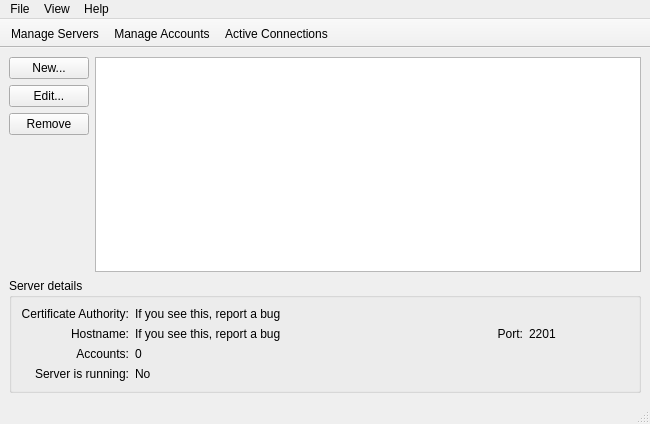
<?xml version="1.0" encoding="UTF-8"?>
<ui version="4.0">
 <class>mainWindow</class>
 <widget class="QMainWindow" name="mainWindow">
  <property name="geometry">
   <rect>
    <x>0</x>
    <y>0</y>
    <width>650</width>
    <height>424</height>
   </rect>
  </property>
  <property name="minimumSize">
   <size>
    <width>650</width>
    <height>0</height>
   </size>
  </property>
  <property name="windowTitle">
   <string>fwbackups Server Administrator</string>
  </property>
  <widget class="QWidget" name="centralwidget">
   <layout class="QVBoxLayout" name="verticalLayout">
    <property name="margin">
     <number>0</number>
    </property>
    <item>
     <widget class="QStackedWidget" name="mainStackedWidget">
      <property name="currentIndex">
       <number>0</number>
      </property>
      <widget class="QWidget" name="serverPage">
       <layout class="QGridLayout" name="gridLayout_2">
        <item row="0" column="0">
         <layout class="QVBoxLayout" name="verticalLayout_3">
          <item>
           <widget class="QPushButton" name="serverNewButton">
            <property name="styleSheet">
             <string notr="true"/>
            </property>
            <property name="text">
             <string>New...</string>
            </property>
           </widget>
          </item>
          <item>
           <widget class="QPushButton" name="serverEditButton">
            <property name="text">
             <string>Edit...</string>
            </property>
           </widget>
          </item>
          <item>
           <widget class="QPushButton" name="serverRemoveButton">
            <property name="text">
             <string>Remove</string>
            </property>
           </widget>
          </item>
          <item>
           <spacer name="verticalSpacer">
            <property name="orientation">
             <enum>Qt::Vertical</enum>
            </property>
            <property name="sizeHint" stdset="0">
             <size>
              <width>20</width>
              <height>5</height>
             </size>
            </property>
           </spacer>
          </item>
         </layout>
        </item>
        <item row="0" column="1">
         <widget class="QListView" name="serversListView"/>
        </item>
        <item row="1" column="0" colspan="2">
         <widget class="QGroupBox" name="groupBox">
          <property name="title">
           <string>Server details</string>
          </property>
          <layout class="QVBoxLayout" name="verticalLayout_2">
           <item>
            <layout class="QGridLayout" name="gridLayout">
             <item row="1" column="0">
              <widget class="QLabel" name="label_4">
               <property name="text">
                <string>Hostname:</string>
               </property>
               <property name="alignment">
                <set>Qt::AlignRight|Qt::AlignTrailing|Qt::AlignVCenter</set>
               </property>
              </widget>
             </item>
             <item row="3" column="0">
              <widget class="QLabel" name="label_7">
               <property name="text">
                <string>Server is running:</string>
               </property>
               <property name="alignment">
                <set>Qt::AlignRight|Qt::AlignTrailing|Qt::AlignVCenter</set>
               </property>
              </widget>
             </item>
             <item row="2" column="0">
              <widget class="QLabel" name="label_3">
               <property name="text">
                <string>Accounts:</string>
               </property>
               <property name="alignment">
                <set>Qt::AlignRight|Qt::AlignTrailing|Qt::AlignVCenter</set>
               </property>
              </widget>
             </item>
             <item row="1" column="1">
              <widget class="QLabel" name="detailsHostnameLabel">
               <property name="text">
                <string>If you see this, report a bug</string>
               </property>
              </widget>
             </item>
             <item row="2" column="1" colspan="3">
              <widget class="QLabel" name="detailsAccountsLabel">
               <property name="text">
                <string>0</string>
               </property>
              </widget>
             </item>
             <item row="3" column="1" colspan="3">
              <widget class="QLabel" name="detailsRunningLabel">
               <property name="text">
                <string>No</string>
               </property>
              </widget>
             </item>
             <item row="0" column="0">
              <widget class="QLabel" name="label_2">
               <property name="sizePolicy">
                <sizepolicy hsizetype="Maximum" vsizetype="Preferred">
                 <horstretch>0</horstretch>
                 <verstretch>0</verstretch>
                </sizepolicy>
               </property>
               <property name="text">
                <string>Certificate Authority:</string>
               </property>
               <property name="alignment">
                <set>Qt::AlignRight|Qt::AlignTrailing|Qt::AlignVCenter</set>
               </property>
              </widget>
             </item>
             <item row="0" column="1" colspan="3">
              <widget class="QLabel" name="detailsCAlabel">
               <property name="text">
                <string>If you see this, report a bug</string>
               </property>
              </widget>
             </item>
             <item row="1" column="2">
              <widget class="QLabel" name="label_5">
               <property name="text">
                <string>Port:</string>
               </property>
               <property name="alignment">
                <set>Qt::AlignRight|Qt::AlignTrailing|Qt::AlignVCenter</set>
               </property>
              </widget>
             </item>
             <item row="1" column="3">
              <widget class="QLabel" name="detailsPortLabel">
               <property name="sizePolicy">
                <sizepolicy hsizetype="Maximum" vsizetype="Preferred">
                 <horstretch>0</horstretch>
                 <verstretch>0</verstretch>
                </sizepolicy>
               </property>
               <property name="minimumSize">
                <size>
                 <width>100</width>
                 <height>0</height>
                </size>
               </property>
               <property name="text">
                <string>2201</string>
               </property>
              </widget>
             </item>
            </layout>
           </item>
          </layout>
         </widget>
        </item>
       </layout>
      </widget>
      <widget class="QWidget" name="accountsPage">
       <layout class="QGridLayout" name="gridLayout_4">
        <item row="0" column="0">
         <widget class="QLabel" name="label_10">
          <property name="sizePolicy">
           <sizepolicy hsizetype="Maximum" vsizetype="Preferred">
            <horstretch>0</horstretch>
            <verstretch>0</verstretch>
           </sizepolicy>
          </property>
          <property name="text">
           <string>Server hostname:</string>
          </property>
         </widget>
        </item>
        <item row="1" column="0" colspan="2">
         <layout class="QGridLayout" name="gridLayout_3">
          <property name="leftMargin">
           <number>12</number>
          </property>
          <item row="0" column="0">
           <layout class="QVBoxLayout" name="verticalLayout_4">
            <item>
             <widget class="QPushButton" name="accountAddButton">
              <property name="text">
               <string>Add account...</string>
              </property>
             </widget>
            </item>
            <item>
             <widget class="QPushButton" name="accountEditButton">
              <property name="text">
               <string>Edit account...</string>
              </property>
             </widget>
            </item>
            <item>
             <widget class="QPushButton" name="accountDeleteButton">
              <property name="text">
               <string>Delete account</string>
              </property>
             </widget>
            </item>
            <item>
             <spacer name="verticalSpacer_2">
              <property name="orientation">
               <enum>Qt::Vertical</enum>
              </property>
              <property name="sizeHint" stdset="0">
               <size>
                <width>5</width>
                <height>5</height>
               </size>
              </property>
             </spacer>
            </item>
           </layout>
          </item>
          <item row="0" column="1">
           <widget class="QListView" name="accountsListView"/>
          </item>
         </layout>
        </item>
        <item row="0" column="1">
         <widget class="QComboBox" name="accountServerCombo"/>
        </item>
       </layout>
      </widget>
      <widget class="QWidget" name="activeConnectionsPage">
       <layout class="QVBoxLayout" name="verticalLayout_5">
        <item>
         <widget class="QLabel" name="label_12">
          <property name="text">
           <string>Active connections listed by server:</string>
          </property>
         </widget>
        </item>
        <item>
         <widget class="QTreeView" name="activeConnectionsTreeView"/>
        </item>
       </layout>
      </widget>
     </widget>
    </item>
   </layout>
  </widget>
  <widget class="QMenuBar" name="menubar">
   <property name="geometry">
    <rect>
     <x>0</x>
     <y>0</y>
     <width>650</width>
     <height>22</height>
    </rect>
   </property>
   <widget class="QMenu" name="menuFile">
    <property name="title">
     <string>File</string>
    </property>
    <addaction name="actionQuit"/>
   </widget>
   <widget class="QMenu" name="menuHelp">
    <property name="title">
     <string>Help</string>
    </property>
    <addaction name="actionAbout"/>
    <addaction name="actionHelp"/>
    <addaction name="separator"/>
    <addaction name="actionCheck_for_Updates"/>
   </widget>
   <widget class="QMenu" name="menuView">
    <property name="title">
     <string>View</string>
    </property>
    <addaction name="actionManage_Servers_2"/>
    <addaction name="actionManage_Accounts_2"/>
    <addaction name="actionActive_Connections_2"/>
   </widget>
   <addaction name="menuFile"/>
   <addaction name="menuView"/>
   <addaction name="menuHelp"/>
  </widget>
  <widget class="QStatusBar" name="statusbar"/>
  <widget class="QToolBar" name="toolBar">
   <property name="windowTitle">
    <string>Server Administration - fwbackups</string>
   </property>
   <property name="movable">
    <bool>false</bool>
   </property>
   <property name="iconSize">
    <size>
     <width>24</width>
     <height>24</height>
    </size>
   </property>
   <property name="toolButtonStyle">
    <enum>Qt::ToolButtonTextUnderIcon</enum>
   </property>
   <attribute name="toolBarArea">
    <enum>TopToolBarArea</enum>
   </attribute>
   <attribute name="toolBarBreak">
    <bool>false</bool>
   </attribute>
   <addaction name="actionManage_Servers"/>
   <addaction name="actionManage_Accounts"/>
   <addaction name="actionActive_Connections"/>
  </widget>
  <action name="actionAbout">
   <property name="text">
    <string>About</string>
   </property>
  </action>
  <action name="actionHelp">
   <property name="text">
    <string>Help</string>
   </property>
  </action>
  <action name="actionCheck_for_Updates">
   <property name="text">
    <string>Check for Updates</string>
   </property>
  </action>
  <action name="actionQuit">
   <property name="text">
    <string>Quit</string>
   </property>
   <property name="shortcut">
    <string>Ctrl+Q</string>
   </property>
  </action>
  <action name="actionManage_Servers">
   <property name="checkable">
    <bool>true</bool>
   </property>
   <property name="icon">
    <iconset resource="../../fwbackups.qrc">
     <normaloff>:/program-icons/program-icons/preferences-system.png</normaloff>:/program-icons/program-icons/preferences-system.png</iconset>
   </property>
   <property name="text">
    <string>Manage Servers</string>
   </property>
   <property name="toolTip">
    <string>Add, modify or remove servers and view their current status</string>
   </property>
  </action>
  <action name="actionActive_Connections">
   <property name="checkable">
    <bool>true</bool>
   </property>
   <property name="icon">
    <iconset resource="../../fwbackups.qrc">
     <normaloff>:/program-icons/program-icons/network.png</normaloff>:/program-icons/program-icons/network.png</iconset>
   </property>
   <property name="text">
    <string>Active Connections</string>
   </property>
   <property name="toolTip">
    <string>View connections to the servers in real time</string>
   </property>
  </action>
  <action name="actionManage_Accounts">
   <property name="checkable">
    <bool>true</bool>
   </property>
   <property name="icon">
    <iconset resource="../../fwbackups.qrc">
     <normaloff>:/program-icons/program-icons/user.png</normaloff>:/program-icons/program-icons/user.png</iconset>
   </property>
   <property name="text">
    <string>Manage Accounts</string>
   </property>
   <property name="toolTip">
    <string>Manage client accounts for each server</string>
   </property>
  </action>
  <action name="actionManage_Servers_2">
   <property name="text">
    <string>Manage Servers</string>
   </property>
   <property name="shortcut">
    <string>Ctrl+1</string>
   </property>
  </action>
  <action name="actionManage_Accounts_2">
   <property name="text">
    <string>Manage Accounts</string>
   </property>
   <property name="shortcut">
    <string>Ctrl+2</string>
   </property>
  </action>
  <action name="actionActive_Connections_2">
   <property name="text">
    <string>Active Connections</string>
   </property>
   <property name="shortcut">
    <string>Ctrl+3</string>
   </property>
  </action>
 </widget>
 <resources>
  <include location="../../fwbackups.qrc"/>
 </resources>
 <connections/>
</ui>
